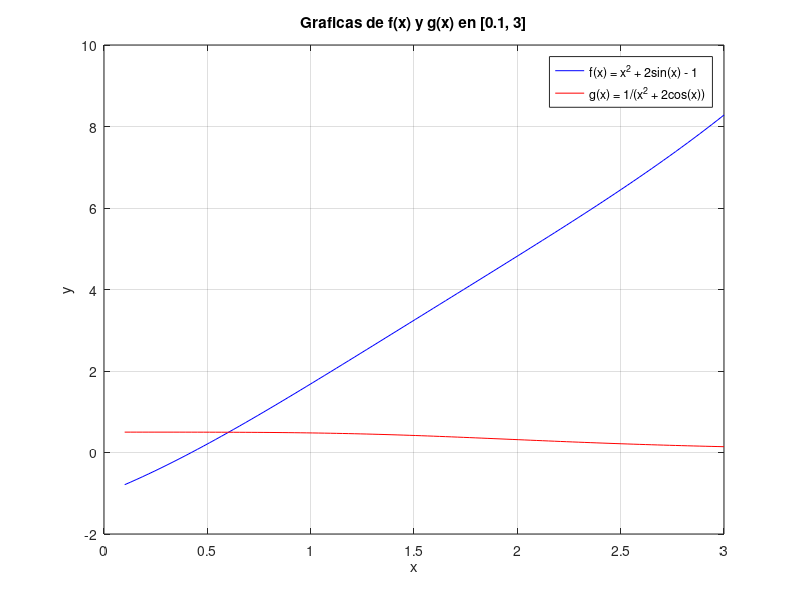

Write MATLAB code to recreate this figure.
% Actividad 1 - Ejercicio 8a
% Definir f(x) = x^2 + 2*sin(x) - 1 usando inline
% Alumno: Agustin Formenti

clear, clc

disp('========== Ejercicio 8a ==========')

%% Defino f(x) = x^2 + 2*sin(x) - 1 usando inline
% Nota: inline esta deprecada en versiones nuevas de Octave/MATLAB
% pero la incluyo por el enunciado
% Forma alternativa con function handle (mas moderna)
f = @(x) x.^2 + 2*sin(x) - 1;

disp('Funcion f(x) = x^2 + 2*sin(x) - 1 definida')
disp(' ')

%% Pruebo la funcion en algunos valores
disp('Prueba de la funcion:')
x_test = [0, 1, 2];
disp('x = [0, 1, 2]')
disp('f(x) =')
disp(f(x_test))

disp(' ')
disp('========== FIN EJERCICIO 8a ==========')

% Actividad 1 - Ejercicio 8b
% Definir g(x) = 1/(x^2 + 2*cos(x)) como funcion anonima
% Alumno: Agustin Formenti

clear, clc

disp('========== Ejercicio 8b ==========')

%% Defino g(x) = 1/(x^2 + 2*cos(x)) como funcion anonima
% Uso ./ para division elemento a elemento
g = @(x) 1 ./ (x.^2 + 2*cos(x));

disp('Funcion g(x) = 1/(x^2 + 2*cos(x)) definida como funcion anonima')
disp(' ')

%% Pruebo la funcion en algunos valores
disp('Prueba de la funcion:')
x_test = [0.5, 1, 2];
disp('x = [0.5, 1, 2]')
disp('g(x) =')
disp(g(x_test))

disp(' ')
disp('========== FIN EJERCICIO 8b ==========')

% Actividad 1 - Ejercicio 8c
% Graficar f(x) y g(x) en [0.1, 3] con diferentes colores
% Alumno: Agustin Formenti

clear, clc

disp('========== Ejercicio 8c ==========')

%% Defino las funciones
f = @(x) x.^2 + 2*sin(x) - 1;
g = @(x) 1 ./ (x.^2 + 2*cos(x));

%% Discretizo el intervalo [0.1, 3]
% No uso x=0 porque g(0) podria dar division por cero o valores muy grandes
x = linspace(0.1, 3, 100);

%% Evaluo las funciones
y_f = f(x);
y_g = g(x);

%% Grafico ambas funciones con diferentes colores
figure(3)
plot(x, y_f, 'b', x, y_g, 'r')
% b=azul para f, r=rojo para g

grid on
xlabel('x')
ylabel('y')
title('Graficas de f(x) y g(x) en [0.1, 3]')
legend('f(x) = x^2 + 2sin(x) - 1', 'g(x) = 1/(x^2 + 2cos(x))', ...
       'Location', 'best')

disp('Grafica creada en Figure 3')
disp(' ')
disp('========== FIN EJERCICIO 8c ==========')
